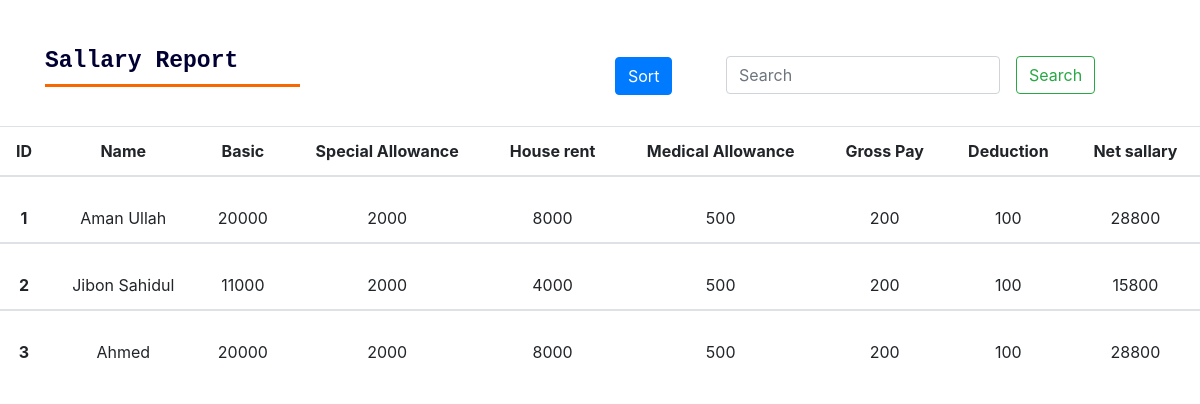
Page /sallary_report.php on the committed database.
### tables this page shows
CREATE TABLE `add_sallary` (
  `id` int(50) NOT NULL,
  `name` varchar(50) NOT NULL,
  `date_of_join` varchar(50) NOT NULL,
  `casual_hour` varchar(50) NOT NULL,
  `description` varchar(250) NOT NULL,
  `basic` varchar(50) NOT NULL,
  `special_allowance` varchar(50) NOT NULL,
  `houserent` varchar(50) NOT NULL,
  `medical_allowance` varchar(50) NOT NULL,
  `gross_pay` varchar(50) NOT NULL,
  `deduction` varchar(50) NOT NULL,
  `Total_pay` int(50) NOT NULL
);

### sallary_report.php (the view, shortened to what this page needs)
<?php
$servername = "localhost";
$username = "root";
$password = "";
$dbname="payroll";
$conn = new mysqli($servername, $username, $password);
$conn->select_db($dbname);
?>
<!DOCTYPE html>
<html lang="en">
	<head>
		<link rel="stylesheet" href="https://stackpath.bootstrapcdn.com/bootstrap/4.3.1/css/bootstrap.min.css">
	</head>
	<body>
		<div class="container"></div><br><br>
		<div class="container">
			<div class="heading">
				<div class="row">
					<div class="col-md-3">
						<div class="heading1">
							<h4>Sallary Report</h4>
						</div>
					</div>
					<div class="col-md-3"></div>
					<div class="col-md-1">
						<button type="submit" name="" class="btn btn-primary" style="margin-top: 9px;">Sort</button>
					</div>
					<div class="col-md-5">
						<nav class="navbar navbar-light bg-#2C363C;">
							<form class="form-inline">
								<input class="form-control mr-sm-3" type="search" placeholder="Search" aria-label="Search">
								<button class="btn btn-outline-success my-2 my-sm-0" type="submit">Search</button>
							</form>
						</nav>
					</div>
				</div>
			</div>
		</div><br>
		<table class="table table-hover" style="text-align: center;" >
			<thead>
				<tr>
					<th scope="col">ID</th>
					<th scope="col">Name</th>
					<th scope="col">Basic</th>
					<th scope="col">Special Allowance</th>
					<th scope="col">House rent</th>
					<th scope="col">Medical Allowance</th>
					<th scope="col">Gross Pay</th>
					<th scope="col">Deduction</th>
					<th scope="col">Net sallary</th>
				</tr>
			</thead>
			<?php
				$sallary_query="SELECT * FROM `add_sallary`";
				$result_query=$conn->query($sallary_query);
				while ($fetch_result=$result_query->fetch_array())
				{
			?>
			<tbody>
				<tr>
					<th scope="row" style="padding-top: 29px;"><?php print $fetch_result[0]?></th>
					<td style="padding-top: 29px;"><?php print $fetch_result[1]?></td>
					<td style="padding-top: 29px;"><?php print $fetch_result[5]?></td>
					<td style="padding-top: 29px;"><?php print $fetch_result[6]?></td>
					<td style="padding-top: 29px;"><?php print $fetch_result[7]?></td>
					<td style="padding-top: 29px;"><?php print $fetch_result[8]?></td>
					<td style="padding-top: 29px;"><?php print $fetch_result[9]?></td>
					<td style="padding-top: 29px;"><?php print $fetch_result[10]?></td>
					<td style="padding-top: 29px;"><?php print $fetch_result[11]?></td>
				</tr>
			</tbody>
			<?php
				}
			?>
		</table>
	</body>
</html>

### sallary_report.php (style rules this page uses)
.heading1 { border-bottom: 3px solid #F76900; }
.heading1 h4 { color: #000033; font-weight:bold; font-family: monospace; font-size: 23px; }

### rows in the picture
add_sallary: id "1", name "Aman Ullah", basic "20000", special_allowance "2000", houserent "8000", medical_allowance "500", gross_pay "200", deduction "100", Total_pay "28800"
add_sallary: id "2", name "Jibon Sahidul", basic "11000", special_allowance "2000", houserent "4000", medical_allowance "500", gross_pay "200", deduction "100", Total_pay "15800"
add_sallary: id "3", name "Ahmed", basic "20000", special_allowance "2000", houserent "8000", medical_allowance "500", gross_pay "200", deduction "100", Total_pay "28800"
